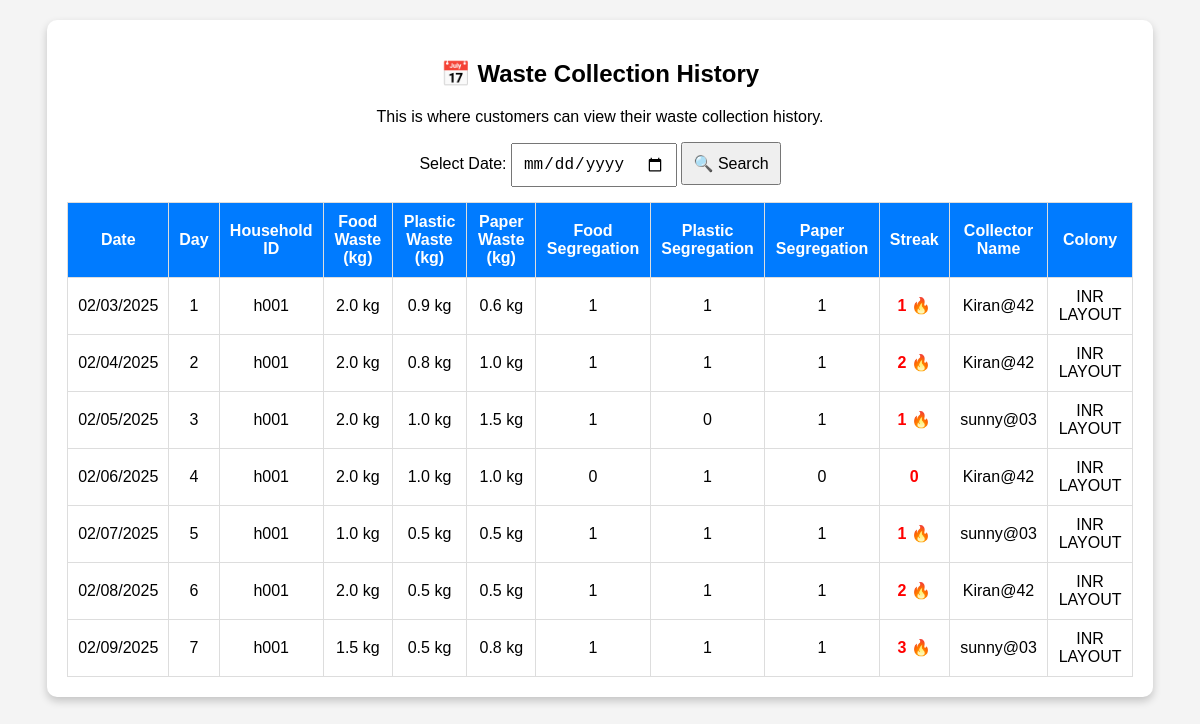
The page /customer_history (signed in) on the database its author committed.
### tables this page shows
CREATE TABLE collector_data (
                    day INTEGER,
                    household_id TEXT,
                    food_waste REAL,
                    plastic_waste REAL,
                    paper_waste REAL,
                    food_segregation INTEGER,
                    plastic_segregation INTEGER,
                    paper_segregation INTEGER,
                    streak INTEGER
                 , collector_id TEXT, colony TEXT, entry_date DATE);

### collector_app/app.py (the view)
@app.route('/customer_history', methods=['GET'])
def customer_history():
    if 'household_id' not in session:
        return "Unauthorized access", 403  # Ensure only logged-in customers can access
    household_id = session['household_id']
    search_date = request.args.get('search_date')
    conn = sqlite3.connect('database.db')
    cursor = conn.cursor()
    household_id = str(household_id)  # Ensure household_id is a string
    if search_date:
        print(f"Searching for household_id: {household_id} on date: {search_date}")  # Debugging output
        cursor.execute("""
            SELECT entry_date, day, household_id, food_waste, plastic_waste, paper_waste,
                   food_segregation, plastic_segregation, paper_segregation,
                   streak, collector_id, colony
            FROM collector_data
            WHERE household_id = ? AND entry_date = ?
        """, (household_id, search_date))
    else:
        cursor.execute("""
            SELECT entry_date, day, household_id, food_waste, plastic_waste, paper_waste,
                   food_segregation, plastic_segregation, paper_segregation,
                   streak, collector_id, colony
            FROM collector_data
            WHERE household_id = ?
        """, (household_id,))
    history_data = cursor.fetchall()
    conn.close()
    print(f"Fetched History for {household_id}: {history_data}")
    return render_template('customer_history.html', history_data=history_data)

### collector_app/templates/customer_history.html (shortened to what this page needs)
<!DOCTYPE html>
<html lang="en">
<head>
</head>
<body>
<div class="container">
    <h2>📅 Waste Collection History</h2>
    <p>This is where customers can view their waste collection history.</p>
    <div class="search-box">
        <form method="GET">
            <label for="search_date">Select Date:</label>
            <input type="date" id="search_date" name="search_date" value="{{ request.args.get('search_date', '') }}">
            <button type="submit">🔍 Search</button>
        </form>
    </div>
    <table>
        <tr>
            <th>Date</th>
            <th>Day</th>
            <th>Household ID</th>
            <th>Food Waste (kg)</th>
            <th>Plastic Waste (kg)</th>
            <th>Paper Waste (kg)</th>
            <th>Food Segregation</th>
            <th>Plastic Segregation</th>
            <th>Paper Segregation</th>
            <th>Streak</th>
            <th>Collector Name</th>
            <th>Colony</th>
        </tr>
        {% for row in history_data %}
        <tr>
            <td>{{ row[0][5:7] }}/{{ row[0][8:10] }}/{{ row[0][:4] }}</td>
            <td>{{ row[1] }}</td>
            <td>{{ row[2] }}</td>
            <td>{{ row[3] }} kg</td>
            <td>{{ row[4] }} kg</td>
            <td>{{ row[5] }} kg</td>
            <td>{{ row[6] }}</td>
            <td>{{ row[7] }}</td>
            <td>{{ row[8] }}</td>
            <td class="streak">
                {{ row[9] }} {% if row[9] > 0 %} 🔥{% endif %}
            </td>
            <td>{{ row[10] }}</td>
            <td>{{ row[11] }}</td>
        </tr>
        {% endfor %}
    </table>
</div>
</body>
</html>

### collector_app/templates/customer_history.html (style rules this page uses)
body { font-family: Arial, sans-serif; background-color: #f4f4f4; text-align: center; }
.container { width: 90%; max-width: 1200px; background: white; padding: 20px; border-radius: 10px; box-shadow: 0px 4px 8px rgba(0, 0, 0, 0.2); margin: 20px auto; }
table { width: 100%; border-collapse: collapse; margin-top: 10px; }
th, td { border: 1px solid #ddd; padding: 10px; text-align: center; }
th { background-color: #007BFF; color: white; }
.search-box { margin-bottom: 15px; }
.search-box input, .search-box button { padding: 10px; font-size: 16px; }
.streak { color: red; font-weight: bold; }

### rows shown on the page
collector_data: entry_date "02", entry_date "03", entry_date "2025", day "1", household "h001", food_waste "2.0", plastic_waste "0.9", paper_waste "0.6", food_segregation "1", plastic_segregation "1", paper_segregation "1", streak "1", collector "Kiran@42", colony "INR LAYOUT"
collector_data: entry_date "02", entry_date "04", entry_date "2025", day "2", household "h001", food_waste "2.0", plastic_waste "0.8", paper_waste "1.0", food_segregation "1", plastic_segregation "1", paper_segregation "1", streak "2", collector "Kiran@42", colony "INR LAYOUT"
collector_data: entry_date "02", entry_date "05", entry_date "2025", day "3", household "h001", food_waste "2.0", plastic_waste "1.0", paper_waste "1.5", food_segregation "1", plastic_segregation "0", paper_segregation "1", streak "1", collector "sunny@03", colony "INR LAYOUT"
collector_data: entry_date "02", entry_date "06", entry_date "2025", day "4", household "h001", food_waste "2.0", plastic_waste "1.0", paper_waste "1.0", food_segregation "0", plastic_segregation "1", paper_segregation "0", streak "0", collector "Kiran@42", colony "INR LAYOUT"
collector_data: entry_date "02", entry_date "07", entry_date "2025", day "5", household "h001", food_waste "1.0", plastic_waste "0.5", paper_waste "0.5", food_segregation "1", plastic_segregation "1", paper_segregation "1", streak "1", collector "sunny@03", colony "INR LAYOUT"
collector_data: entry_date "02", entry_date "08", entry_date "2025", day "6", household "h001", food_waste "2.0", plastic_waste "0.5", paper_waste "0.5", food_segregation "1", plastic_segregation "1", paper_segregation "1", streak "2", collector "Kiran@42", colony "INR LAYOUT"
collector_data: entry_date "02", entry_date "09", entry_date "2025", day "7", household "h001", food_waste "1.5", plastic_waste "0.5", paper_waste "0.8", food_segregation "1", plastic_segregation "1", paper_segregation "1", streak "3", collector "sunny@03", colony "INR LAYOUT"
